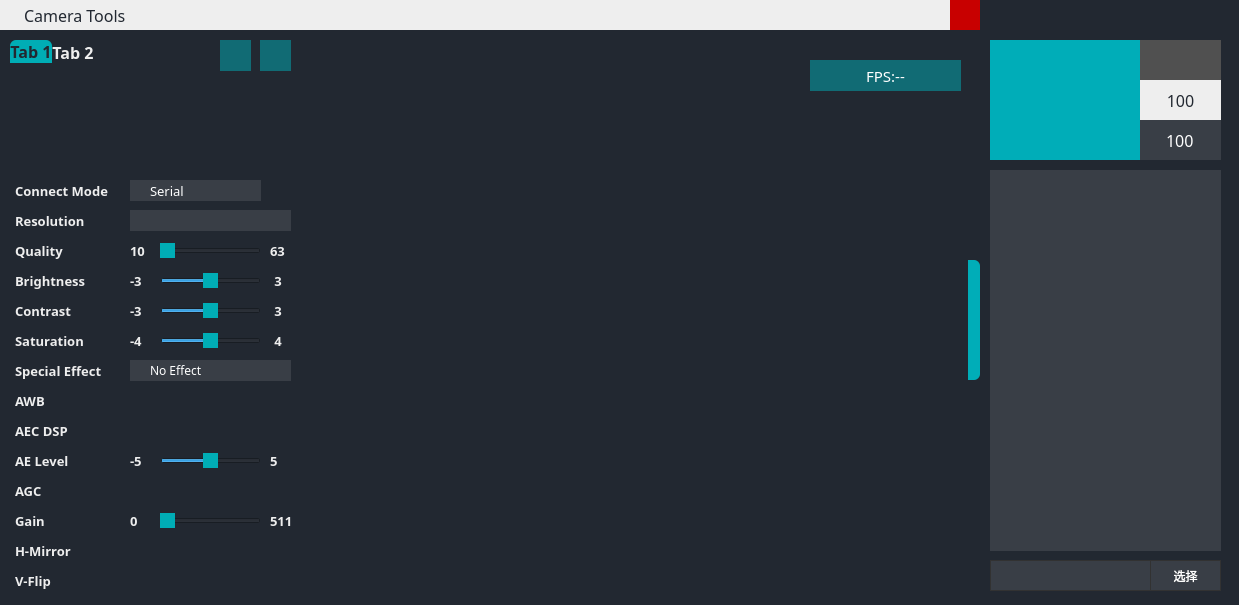
<?xml version="1.0" encoding="UTF-8"?>
<ui version="4.0">
 <class>MainWindow</class>
 <widget class="QMainWindow" name="MainWindow">
  <property name="geometry">
   <rect>
    <x>0</x>
    <y>0</y>
    <width>1239</width>
    <height>605</height>
   </rect>
  </property>
  <property name="windowTitle">
   <string>MainWindow</string>
  </property>
  <property name="styleSheet">
   <string notr="true">background-color: rgb(34, 40, 49)</string>
  </property>
  <widget class="QWidget" name="centralWidget">
   <widget class="QLabel" name="Lab_Image">
    <property name="geometry">
     <rect>
      <x>300</x>
      <y>40</y>
      <width>661</width>
      <height>550</height>
     </rect>
    </property>
    <property name="styleSheet">
     <string notr="true">background-color: transparent;
color:transparent;
border:transparent;</string>
    </property>
    <property name="text">
     <string/>
    </property>
   </widget>
   <widget class="QComboBox" name="cb_FrameSize">
    <property name="geometry">
     <rect>
      <x>130</x>
      <y>210</y>
      <width>161</width>
      <height>21</height>
     </rect>
    </property>
    <property name="font">
     <font>
      <family>Bahnschrift Light</family>
     </font>
    </property>
    <property name="styleSheet">
     <string notr="true">QComboBox
{
	border:transparent;   
	color: rgb(255, 255, 255);
    background-color:#393e46;
    padding: 5px 5px 5px 20px;

}
QComboBox QAbstractItemView{
    border:1px solid rgb(109,109,109);
    border:2px;
}
QComboBox::drop-down:disabled {
    width: 20px;
    border:transparent; 
	background-color:rgb(109, 109, 109) ;
}
QComboBox::drop-down {
    width: 0px;
    border:transparent; 
	background-color: #0065a3;

}
QComboBox::down-arrow {
    padding:10px;
	color: rgb(255, 255, 255);
}
QComboBox QAbstractItemView:item{
    border:transparent; 
	color: rgb(255, 255, 255);
	background-color:rgb(57, 57, 57);
	padding: 2px 2px 2px 18px;
	height:22px;
}
QListView::item {
    background: white;
	border:transparent;
}
 
QListView::item:hover {
    background: #BDD7FD;
}

QComboBox QScrollBar::vertical{ /*主体部分*/
    width:5px;
    background-color:rgb(57, 57, 57);
    border:none;
}
QComboBox QScrollBar::handle::vertical{ /*滑块主体*/
    border-radius:5px;
    width: 5px;
    background:rgb(0, 170, 255);
}
QComboBox QScrollBar::handle::vertical::hover{
    background:rgb(50,50,50);
}
QComboBox QScrollBar::add-line::vertical{/*上箭头*/
    border:none;
}
QComboBox QScrollBar::sub-line::vertical{/*下箭头*/
    border:none;
}</string>
    </property>
   </widget>
   <widget class="QSlider" name="hs_Quality">
    <property name="geometry">
     <rect>
      <x>160</x>
      <y>240</y>
      <width>101</width>
      <height>22</height>
     </rect>
    </property>
    <property name="styleSheet">
     <string notr="true">QSlider::handle:horizontal {                                                                                                              
background-color: #00ADB5;
} </string>
    </property>
    <property name="minimum">
     <number>10</number>
    </property>
    <property name="maximum">
     <number>63</number>
    </property>
    <property name="orientation">
     <enum>Qt::Horizontal</enum>
    </property>
   </widget>
   <widget class="QSlider" name="hs_Brightness">
    <property name="geometry">
     <rect>
      <x>160</x>
      <y>270</y>
      <width>101</width>
      <height>22</height>
     </rect>
    </property>
    <property name="styleSheet">
     <string notr="true">QSlider::handle:horizontal {                                                                                                              
background-color: #00ADB5;
} </string>
    </property>
    <property name="minimum">
     <number>-3</number>
    </property>
    <property name="maximum">
     <number>3</number>
    </property>
    <property name="singleStep">
     <number>1</number>
    </property>
    <property name="pageStep">
     <number>1</number>
    </property>
    <property name="orientation">
     <enum>Qt::Horizontal</enum>
    </property>
   </widget>
   <widget class="QSlider" name="hs_Contrast">
    <property name="geometry">
     <rect>
      <x>160</x>
      <y>300</y>
      <width>101</width>
      <height>22</height>
     </rect>
    </property>
    <property name="styleSheet">
     <string notr="true">QSlider::handle:horizontal {                                                                                                              
background-color: #00ADB5;
} </string>
    </property>
    <property name="minimum">
     <number>-3</number>
    </property>
    <property name="maximum">
     <number>3</number>
    </property>
    <property name="pageStep">
     <number>1</number>
    </property>
    <property name="orientation">
     <enum>Qt::Horizontal</enum>
    </property>
   </widget>
   <widget class="QTabWidget" name="tw_connect">
    <property name="geometry">
     <rect>
      <x>10</x>
      <y>40</y>
      <width>281</width>
      <height>131</height>
     </rect>
    </property>
    <property name="font">
     <font>
      <family>Blogger Sans Light</family>
      <pointsize>12</pointsize>
      <weight>75</weight>
      <bold>true</bold>
     </font>
    </property>
    <property name="styleSheet">
     <string notr="true">QTabWidget::pane {
background-color: green;
left:5px;
right:5px;
bottom:5px;
}

QTabWidget QTabBar::tab {
border-color: black;
border-width: 3px;
border-bottom:none;
border-top-left-radius: 6px;
border-top-right-radius: 6px;
background:transparent;
color:#EEEEEE;
min-width:25ex;
min-height:10ex;
}

QTabWidge QTabBar::tab:!selected:hover{
width:100px;
height:24px;
background:rgb(255, 255, 255, 100);
border-color: black;
}

QTabWidget QTabBar::tab:selected{
background:#00ADB5;
color:#222831;
}

QTabWidget QTabBar::tab:!selected{
background:none;
color:#EEEEEE;
border:none;
}
</string>
    </property>
    <property name="currentIndex">
     <number>0</number>
    </property>
    <widget class="QWidget" name="tab">
     <attribute name="title">
      <string>Tab 1</string>
     </attribute>
    </widget>
    <widget class="QWidget" name="tab_2">
     <attribute name="title">
      <string>Tab 2</string>
     </attribute>
    </widget>
   </widget>
   <widget class="clickBtn" name="bn_AWB">
    <property name="geometry">
     <rect>
      <x>130</x>
      <y>390</y>
      <width>121</width>
      <height>24</height>
     </rect>
    </property>
    <property name="styleSheet">
     <string notr="true">QPushButton {
image: url(:/icon/icon/switch-off.png);
color:transparent;
border:transparent;
}

QPushButton:checked{
image: url(:/icon/icon/switch-on.png);
}</string>
    </property>
    <property name="text">
     <string/>
    </property>
    <property name="checkable">
     <bool>true</bool>
    </property>
    <property name="checked">
     <bool>false</bool>
    </property>
   </widget>
   <widget class="QLabel" name="label_2">
    <property name="geometry">
     <rect>
      <x>15</x>
      <y>210</y>
      <width>71</width>
      <height>21</height>
     </rect>
    </property>
    <property name="font">
     <font>
      <family>Bahnschrift Light</family>
      <pointsize>10</pointsize>
      <weight>75</weight>
      <bold>true</bold>
     </font>
    </property>
    <property name="styleSheet">
     <string notr="true">color: rgb(238, 238, 238);</string>
    </property>
    <property name="text">
     <string>Resolution</string>
    </property>
   </widget>
   <widget class="QLabel" name="label_3">
    <property name="geometry">
     <rect>
      <x>15</x>
      <y>240</y>
      <width>71</width>
      <height>21</height>
     </rect>
    </property>
    <property name="font">
     <font>
      <family>Bahnschrift Light</family>
      <pointsize>10</pointsize>
      <weight>75</weight>
      <bold>true</bold>
     </font>
    </property>
    <property name="styleSheet">
     <string notr="true">color: rgb(238, 238, 238);</string>
    </property>
    <property name="text">
     <string>Quality</string>
    </property>
   </widget>
   <widget class="QLabel" name="label_4">
    <property name="geometry">
     <rect>
      <x>15</x>
      <y>270</y>
      <width>81</width>
      <height>21</height>
     </rect>
    </property>
    <property name="font">
     <font>
      <family>Bahnschrift Light</family>
      <pointsize>10</pointsize>
      <weight>75</weight>
      <bold>true</bold>
     </font>
    </property>
    <property name="styleSheet">
     <string notr="true">color: rgb(238, 238, 238);</string>
    </property>
    <property name="text">
     <string>Brightness</string>
    </property>
   </widget>
   <widget class="QLabel" name="label_5">
    <property name="geometry">
     <rect>
      <x>15</x>
      <y>300</y>
      <width>71</width>
      <height>21</height>
     </rect>
    </property>
    <property name="font">
     <font>
      <family>Bahnschrift Light</family>
      <pointsize>10</pointsize>
      <weight>75</weight>
      <bold>true</bold>
     </font>
    </property>
    <property name="styleSheet">
     <string notr="true">color: rgb(238, 238, 238);</string>
    </property>
    <property name="text">
     <string>Contrast</string>
    </property>
   </widget>
   <widget class="QLabel" name="label_6">
    <property name="geometry">
     <rect>
      <x>15</x>
      <y>330</y>
      <width>71</width>
      <height>21</height>
     </rect>
    </property>
    <property name="font">
     <font>
      <family>Bahnschrift Light</family>
      <pointsize>10</pointsize>
      <weight>75</weight>
      <bold>true</bold>
     </font>
    </property>
    <property name="styleSheet">
     <string notr="true">color: rgb(238, 238, 238);</string>
    </property>
    <property name="text">
     <string>Saturation</string>
    </property>
   </widget>
   <widget class="QSlider" name="hs_Saturation">
    <property name="geometry">
     <rect>
      <x>160</x>
      <y>330</y>
      <width>101</width>
      <height>22</height>
     </rect>
    </property>
    <property name="styleSheet">
     <string notr="true">QSlider::handle:horizontal {                                                                                                              
background-color: #00ADB5;
} </string>
    </property>
    <property name="minimum">
     <number>-4</number>
    </property>
    <property name="maximum">
     <number>4</number>
    </property>
    <property name="pageStep">
     <number>1</number>
    </property>
    <property name="orientation">
     <enum>Qt::Horizontal</enum>
    </property>
   </widget>
   <widget class="QLabel" name="label_7">
    <property name="geometry">
     <rect>
      <x>130</x>
      <y>240</y>
      <width>16</width>
      <height>21</height>
     </rect>
    </property>
    <property name="font">
     <font>
      <family>Bahnschrift Light</family>
      <pointsize>10</pointsize>
      <weight>75</weight>
      <bold>true</bold>
     </font>
    </property>
    <property name="styleSheet">
     <string notr="true">color: rgb(238, 238, 238);</string>
    </property>
    <property name="text">
     <string>10</string>
    </property>
   </widget>
   <widget class="QLabel" name="label_8">
    <property name="geometry">
     <rect>
      <x>130</x>
      <y>270</y>
      <width>16</width>
      <height>21</height>
     </rect>
    </property>
    <property name="font">
     <font>
      <family>Bahnschrift Light</family>
      <pointsize>10</pointsize>
      <weight>75</weight>
      <bold>true</bold>
     </font>
    </property>
    <property name="styleSheet">
     <string notr="true">color: rgb(238, 238, 238);</string>
    </property>
    <property name="text">
     <string>-3</string>
    </property>
   </widget>
   <widget class="QLabel" name="label_9">
    <property name="geometry">
     <rect>
      <x>130</x>
      <y>300</y>
      <width>16</width>
      <height>21</height>
     </rect>
    </property>
    <property name="font">
     <font>
      <family>Bahnschrift Light</family>
      <pointsize>10</pointsize>
      <weight>75</weight>
      <bold>true</bold>
     </font>
    </property>
    <property name="styleSheet">
     <string notr="true">color: rgb(238, 238, 238);</string>
    </property>
    <property name="text">
     <string>-3</string>
    </property>
   </widget>
   <widget class="QLabel" name="label_10">
    <property name="geometry">
     <rect>
      <x>130</x>
      <y>330</y>
      <width>16</width>
      <height>21</height>
     </rect>
    </property>
    <property name="font">
     <font>
      <family>Bahnschrift Light</family>
      <pointsize>10</pointsize>
      <weight>75</weight>
      <bold>true</bold>
     </font>
    </property>
    <property name="styleSheet">
     <string notr="true">color: rgb(238, 238, 238);</string>
    </property>
    <property name="text">
     <string>-4</string>
    </property>
   </widget>
   <widget class="QLabel" name="label_11">
    <property name="geometry">
     <rect>
      <x>270</x>
      <y>330</y>
      <width>16</width>
      <height>21</height>
     </rect>
    </property>
    <property name="font">
     <font>
      <family>Bahnschrift Light</family>
      <pointsize>10</pointsize>
      <weight>75</weight>
      <bold>true</bold>
     </font>
    </property>
    <property name="styleSheet">
     <string notr="true">color: rgb(238, 238, 238);</string>
    </property>
    <property name="text">
     <string>4</string>
    </property>
    <property name="alignment">
     <set>Qt::AlignCenter</set>
    </property>
   </widget>
   <widget class="QLabel" name="label_12">
    <property name="geometry">
     <rect>
      <x>270</x>
      <y>270</y>
      <width>16</width>
      <height>21</height>
     </rect>
    </property>
    <property name="font">
     <font>
      <family>Bahnschrift Light</family>
      <pointsize>10</pointsize>
      <weight>75</weight>
      <bold>true</bold>
     </font>
    </property>
    <property name="styleSheet">
     <string notr="true">color: rgb(238, 238, 238);</string>
    </property>
    <property name="text">
     <string>3</string>
    </property>
    <property name="alignment">
     <set>Qt::AlignCenter</set>
    </property>
   </widget>
   <widget class="QLabel" name="label_13">
    <property name="geometry">
     <rect>
      <x>270</x>
      <y>300</y>
      <width>16</width>
      <height>21</height>
     </rect>
    </property>
    <property name="font">
     <font>
      <family>Bahnschrift Light</family>
      <pointsize>10</pointsize>
      <weight>75</weight>
      <bold>true</bold>
     </font>
    </property>
    <property name="styleSheet">
     <string notr="true">color: rgb(238, 238, 238);</string>
    </property>
    <property name="text">
     <string>3</string>
    </property>
    <property name="alignment">
     <set>Qt::AlignCenter</set>
    </property>
   </widget>
   <widget class="QLabel" name="label_14">
    <property name="geometry">
     <rect>
      <x>270</x>
      <y>240</y>
      <width>16</width>
      <height>21</height>
     </rect>
    </property>
    <property name="font">
     <font>
      <family>Bahnschrift Light</family>
      <pointsize>10</pointsize>
      <weight>75</weight>
      <bold>true</bold>
     </font>
    </property>
    <property name="styleSheet">
     <string notr="true">color: rgb(238, 238, 238);</string>
    </property>
    <property name="text">
     <string>63</string>
    </property>
   </widget>
   <widget class="QComboBox" name="comboBox_2">
    <property name="geometry">
     <rect>
      <x>130</x>
      <y>360</y>
      <width>161</width>
      <height>21</height>
     </rect>
    </property>
    <property name="font">
     <font>
      <family>Bahnschrift Light</family>
     </font>
    </property>
    <property name="styleSheet">
     <string notr="true">QComboBox
{
	border:transparent;   
	color: rgb(255, 255, 255);
    background-color:#393e46;
    padding: 5px 5px 5px 20px;

}
QComboBox QAbstractItemView{
    border:1px solid rgb(109,109,109);
    border:2px;
}
QComboBox::drop-down:disabled {
    width: 20px;
    border:transparent; 
	background-color:rgb(109, 109, 109) ;
}
QComboBox::drop-down {
    width: 0px;
    border:transparent; 
	background-color: #0065a3;

}
QComboBox::down-arrow {
    padding:10px;
	color: rgb(255, 255, 255);
}
QComboBox QAbstractItemView:item{
    border:transparent; 
	color: rgb(255, 255, 255);
	background-color:rgb(57, 57, 57);
	padding: 2px 2px 2px 18px;
	height:22px;
}
QListView::item {
    background: white;
	border:transparent;
}
 
QListView::item:hover {
    background: #BDD7FD;
}

QComboBox QScrollBar::vertical{ /*主体部分*/
    width:5px;
    background-color:rgb(57, 57, 57);
    border:none;
}
QComboBox QScrollBar::handle::vertical{ /*滑块主体*/
    border-radius:5px;
    width: 5px;
    background:rgb(0, 170, 255);
}
QComboBox QScrollBar::handle::vertical::hover{
    background:rgb(50,50,50);
}
QComboBox QScrollBar::add-line::vertical{/*上箭头*/
    border:none;
}
QComboBox QScrollBar::sub-line::vertical{/*下箭头*/
    border:none;
}</string>
    </property>
    <item>
     <property name="text">
      <string>No Effect</string>
     </property>
    </item>
   </widget>
   <widget class="QLabel" name="label_15">
    <property name="geometry">
     <rect>
      <x>15</x>
      <y>360</y>
      <width>101</width>
      <height>21</height>
     </rect>
    </property>
    <property name="font">
     <font>
      <family>Bahnschrift Light</family>
      <pointsize>10</pointsize>
      <weight>75</weight>
      <bold>true</bold>
     </font>
    </property>
    <property name="styleSheet">
     <string notr="true">color: rgb(238, 238, 238);</string>
    </property>
    <property name="text">
     <string>Special Effect</string>
    </property>
   </widget>
   <widget class="QLabel" name="label_16">
    <property name="geometry">
     <rect>
      <x>15</x>
      <y>390</y>
      <width>101</width>
      <height>21</height>
     </rect>
    </property>
    <property name="font">
     <font>
      <family>Bahnschrift Light</family>
      <pointsize>10</pointsize>
      <weight>75</weight>
      <bold>true</bold>
     </font>
    </property>
    <property name="styleSheet">
     <string notr="true">color: rgb(238, 238, 238);</string>
    </property>
    <property name="text">
     <string>AWB</string>
    </property>
   </widget>
   <widget class="QLabel" name="label_17">
    <property name="geometry">
     <rect>
      <x>15</x>
      <y>420</y>
      <width>101</width>
      <height>21</height>
     </rect>
    </property>
    <property name="font">
     <font>
      <family>Bahnschrift Light</family>
      <pointsize>10</pointsize>
      <weight>75</weight>
      <bold>true</bold>
     </font>
    </property>
    <property name="styleSheet">
     <string notr="true">color: rgb(238, 238, 238);</string>
    </property>
    <property name="text">
     <string>AEC DSP</string>
    </property>
   </widget>
   <widget class="QLabel" name="label_18">
    <property name="geometry">
     <rect>
      <x>15</x>
      <y>450</y>
      <width>101</width>
      <height>21</height>
     </rect>
    </property>
    <property name="font">
     <font>
      <family>Bahnschrift Light</family>
      <pointsize>10</pointsize>
      <weight>75</weight>
      <bold>true</bold>
     </font>
    </property>
    <property name="styleSheet">
     <string notr="true">color: rgb(238, 238, 238);</string>
    </property>
    <property name="text">
     <string>AE Level</string>
    </property>
   </widget>
   <widget class="QLabel" name="label_19">
    <property name="geometry">
     <rect>
      <x>15</x>
      <y>480</y>
      <width>101</width>
      <height>21</height>
     </rect>
    </property>
    <property name="font">
     <font>
      <family>Bahnschrift Light</family>
      <pointsize>10</pointsize>
      <weight>75</weight>
      <bold>true</bold>
     </font>
    </property>
    <property name="styleSheet">
     <string notr="true">color: rgb(238, 238, 238);</string>
    </property>
    <property name="text">
     <string>AGC</string>
    </property>
   </widget>
   <widget class="QLabel" name="label_20">
    <property name="geometry">
     <rect>
      <x>15</x>
      <y>540</y>
      <width>101</width>
      <height>21</height>
     </rect>
    </property>
    <property name="font">
     <font>
      <family>Bahnschrift Light</family>
      <pointsize>10</pointsize>
      <weight>75</weight>
      <bold>true</bold>
     </font>
    </property>
    <property name="styleSheet">
     <string notr="true">color: rgb(238, 238, 238);</string>
    </property>
    <property name="text">
     <string>H-Mirror</string>
    </property>
   </widget>
   <widget class="QLabel" name="label_21">
    <property name="geometry">
     <rect>
      <x>15</x>
      <y>570</y>
      <width>101</width>
      <height>21</height>
     </rect>
    </property>
    <property name="font">
     <font>
      <family>Bahnschrift Light</family>
      <pointsize>10</pointsize>
      <weight>75</weight>
      <bold>true</bold>
     </font>
    </property>
    <property name="styleSheet">
     <string notr="true">color: rgb(238, 238, 238);</string>
    </property>
    <property name="text">
     <string>V-Flip</string>
    </property>
   </widget>
   <widget class="QLabel" name="label_22">
    <property name="geometry">
     <rect>
      <x>270</x>
      <y>450</y>
      <width>16</width>
      <height>21</height>
     </rect>
    </property>
    <property name="font">
     <font>
      <family>Bahnschrift Light</family>
      <pointsize>10</pointsize>
      <weight>75</weight>
      <bold>true</bold>
     </font>
    </property>
    <property name="styleSheet">
     <string notr="true">color: rgb(238, 238, 238);</string>
    </property>
    <property name="text">
     <string>5</string>
    </property>
   </widget>
   <widget class="QSlider" name="hs_AELevel">
    <property name="geometry">
     <rect>
      <x>160</x>
      <y>450</y>
      <width>101</width>
      <height>22</height>
     </rect>
    </property>
    <property name="styleSheet">
     <string notr="true">QSlider::handle:horizontal {                                                                                                              
background-color: #00ADB5;
} </string>
    </property>
    <property name="minimum">
     <number>-5</number>
    </property>
    <property name="maximum">
     <number>5</number>
    </property>
    <property name="pageStep">
     <number>1</number>
    </property>
    <property name="tracking">
     <bool>true</bool>
    </property>
    <property name="orientation">
     <enum>Qt::Horizontal</enum>
    </property>
   </widget>
   <widget class="QLabel" name="label_23">
    <property name="geometry">
     <rect>
      <x>130</x>
      <y>450</y>
      <width>16</width>
      <height>21</height>
     </rect>
    </property>
    <property name="font">
     <font>
      <family>Bahnschrift Light</family>
      <pointsize>10</pointsize>
      <weight>75</weight>
      <bold>true</bold>
     </font>
    </property>
    <property name="styleSheet">
     <string notr="true">color: rgb(238, 238, 238);</string>
    </property>
    <property name="text">
     <string>-5</string>
    </property>
   </widget>
   <widget class="QLabel" name="label_24">
    <property name="geometry">
     <rect>
      <x>15</x>
      <y>510</y>
      <width>101</width>
      <height>21</height>
     </rect>
    </property>
    <property name="font">
     <font>
      <family>Bahnschrift Light</family>
      <pointsize>10</pointsize>
      <weight>75</weight>
      <bold>true</bold>
     </font>
    </property>
    <property name="styleSheet">
     <string notr="true">color: rgb(238, 238, 238);</string>
    </property>
    <property name="text">
     <string>Gain</string>
    </property>
   </widget>
   <widget class="QLabel" name="label_25">
    <property name="geometry">
     <rect>
      <x>130</x>
      <y>510</y>
      <width>16</width>
      <height>21</height>
     </rect>
    </property>
    <property name="font">
     <font>
      <family>Bahnschrift Light</family>
      <pointsize>10</pointsize>
      <weight>75</weight>
      <bold>true</bold>
     </font>
    </property>
    <property name="styleSheet">
     <string notr="true">color: rgb(238, 238, 238);</string>
    </property>
    <property name="text">
     <string>0</string>
    </property>
   </widget>
   <widget class="QLabel" name="label_26">
    <property name="geometry">
     <rect>
      <x>270</x>
      <y>510</y>
      <width>31</width>
      <height>21</height>
     </rect>
    </property>
    <property name="font">
     <font>
      <family>Bahnschrift Light</family>
      <pointsize>10</pointsize>
      <weight>75</weight>
      <bold>true</bold>
     </font>
    </property>
    <property name="styleSheet">
     <string notr="true">color: rgb(238, 238, 238);</string>
    </property>
    <property name="text">
     <string>511</string>
    </property>
   </widget>
   <widget class="QSlider" name="hs_Gain">
    <property name="geometry">
     <rect>
      <x>160</x>
      <y>510</y>
      <width>101</width>
      <height>22</height>
     </rect>
    </property>
    <property name="styleSheet">
     <string notr="true">QSlider::handle:horizontal {                                                                                                              
background-color: #00ADB5;
} </string>
    </property>
    <property name="minimum">
     <number>0</number>
    </property>
    <property name="maximum">
     <number>511</number>
    </property>
    <property name="pageStep">
     <number>20</number>
    </property>
    <property name="orientation">
     <enum>Qt::Horizontal</enum>
    </property>
   </widget>
   <widget class="QLabel" name="lab_title">
    <property name="geometry">
     <rect>
      <x>0</x>
      <y>0</y>
      <width>950</width>
      <height>30</height>
     </rect>
    </property>
    <property name="font">
     <font>
      <family>Bahnschrift</family>
      <pointsize>12</pointsize>
      <weight>50</weight>
      <bold>false</bold>
     </font>
    </property>
    <property name="styleSheet">
     <string notr="true">padding:0px 0px 0px 20px;
color:#222831;
background-color: #EEEEEE;</string>
    </property>
    <property name="text">
     <string>Camera Tools</string>
    </property>
   </widget>
   <widget class="QLabel" name="lab_fps">
    <property name="geometry">
     <rect>
      <x>810</x>
      <y>60</y>
      <width>151</width>
      <height>31</height>
     </rect>
    </property>
    <property name="font">
     <font>
      <family>Bahnschrift Light</family>
      <pointsize>11</pointsize>
      <weight>50</weight>
      <bold>false</bold>
     </font>
    </property>
    <property name="styleSheet">
     <string notr="true">background-color:rgba(0, 173, 184, 128);
color: rgb(255, 255, 255);</string>
    </property>
    <property name="text">
     <string>FPS:--</string>
    </property>
    <property name="alignment">
     <set>Qt::AlignCenter</set>
    </property>
   </widget>
   <widget class="QListWidget" name="listWidget">
    <property name="geometry">
     <rect>
      <x>990</x>
      <y>170</y>
      <width>231</width>
      <height>381</height>
     </rect>
    </property>
    <property name="font">
     <font>
      <pointsize>7</pointsize>
     </font>
    </property>
    <property name="focusPolicy">
     <enum>Qt::NoFocus</enum>
    </property>
    <property name="styleSheet">
     <string notr="true">QListWidget
{
	border:transparent;
	background-color:#393e46;
	color: rgb(180, 180, 180);
}
/**列表项*/
QListWidget::item
{
    color:rgb(200,200,200);
    border:0px solid gray;
}
/**列表项扫过*/
QListWidget::item:hover
{
    color:rgb(210,210,210);
	background-color: rgb(50, 50, 50);
}
/**列表项选中*/
QListWidget::item::selected:active
{ 
    color:rgb(255,200,0);
	background-color: rgb(50, 50, 50);
}
QListWidget::item:selected
{
    color:rgb(255,200,0);
	background-color: rgb(50, 50, 50);
}
</string>
    </property>
    <property name="verticalScrollBarPolicy">
     <enum>Qt::ScrollBarAlwaysOff</enum>
    </property>
    <property name="horizontalScrollBarPolicy">
     <enum>Qt::ScrollBarAlwaysOff</enum>
    </property>
    <property name="showDropIndicator" stdset="0">
     <bool>false</bool>
    </property>
    <property name="dragDropMode">
     <enum>QAbstractItemView::DragDrop</enum>
    </property>
    <property name="selectionMode">
     <enum>QAbstractItemView::ExtendedSelection</enum>
    </property>
    <property name="viewMode">
     <enum>QListView::IconMode</enum>
    </property>
    <property name="modelColumn">
     <number>0</number>
    </property>
    <property name="currentRow">
     <number>-1</number>
    </property>
    <property name="sortingEnabled">
     <bool>false</bool>
    </property>
   </widget>
   <widget class="QPushButton" name="bn_photo">
    <property name="enabled">
     <bool>true</bool>
    </property>
    <property name="geometry">
     <rect>
      <x>990</x>
      <y>40</y>
      <width>151</width>
      <height>120</height>
     </rect>
    </property>
    <property name="styleSheet">
     <string notr="true">QPushButton {
	background-color: rgb(0, 173, 184);
	image: url(:/icon/icon/photo_w.png);
	color:transparent;
	border:transparent;
	padding:20px;
}

QPushButton:hover{
	
	background-color: rgb(0, 205, 212);
}
QPushButton:pressed{

}

QPushButton:!enabled{
	background-color: rgb(100, 100, 100)
}</string>
    </property>
    <property name="text">
     <string/>
    </property>
    <property name="checkable">
     <bool>true</bool>
    </property>
    <property name="checked">
     <bool>true</bool>
    </property>
   </widget>
   <widget class="QLineEdit" name="le_SavePath">
    <property name="geometry">
     <rect>
      <x>990</x>
      <y>560</y>
      <width>161</width>
      <height>31</height>
     </rect>
    </property>
    <property name="styleSheet">
     <string notr="true">QLineEdit
{
	color: rgb(255, 255, 255);
	background-color:#393e46;
	border:1px solid rgb(50,50,50);
	padding-left:10px;
}
QLineEdit:hover
{
	border:1px solid rgb(255,200,0);
}

QLineEdit:selected:active
{
border:1px solid rgb(255,200,0);
}

QLineEdit:!enabled{
	color: rgb(100, 100, 100)
}

</string>
    </property>
    <property name="readOnly">
     <bool>true</bool>
    </property>
   </widget>
   <widget class="QPushButton" name="bn_savePath">
    <property name="enabled">
     <bool>true</bool>
    </property>
    <property name="geometry">
     <rect>
      <x>1150</x>
      <y>560</y>
      <width>71</width>
      <height>31</height>
     </rect>
    </property>
    <property name="styleSheet">
     <string notr="true">QPushButton{
	color: rgb(255, 255, 255);
	background-color: #393e46;
	border:1px solid rgb(50,50,50);
}
QPushButton:hover{

	border:1px solid rgb(255,200,0);
	color: rgb(255, 255, 255);
}
QPushButton:pressed{
	background-color: rgb(255, 200, 0);
	color: rgb(30, 30, 30);
}

QPushButton:!enabled{
	color: rgb(100, 100, 100)
}</string>
    </property>
    <property name="text">
     <string>选择</string>
    </property>
   </widget>
   <widget class="QLineEdit" name="le_timer">
    <property name="geometry">
     <rect>
      <x>1140</x>
      <y>120</y>
      <width>81</width>
      <height>40</height>
     </rect>
    </property>
    <property name="font">
     <font>
      <family>Bahnschrift Light</family>
      <pointsize>12</pointsize>
     </font>
    </property>
    <property name="styleSheet">
     <string notr="true">QLineEdit
{
	color: rgb(255, 255, 255);
	background-color: #393e46;
	border:0px solid rgb(50,50,50);
}
QLineEdit:hover
{
	border:1px solid  rgb(0, 173, 184);
}

QLineEdit:selected:active
{
border:1px solid  rgb(0, 173, 184);
}

QLineEdit:!enabled{
	color: rgb(100, 100, 100)
}

</string>
    </property>
    <property name="text">
     <string>100</string>
    </property>
    <property name="alignment">
     <set>Qt::AlignCenter</set>
    </property>
   </widget>
   <widget class="QPushButton" name="bn_timer">
    <property name="geometry">
     <rect>
      <x>1140</x>
      <y>40</y>
      <width>81</width>
      <height>40</height>
     </rect>
    </property>
    <property name="styleSheet">
     <string notr="true">QPushButton{
	background-color: rgb(80, 80, 80);
	image: url(:/icon/icon/timer_icon.png);
	color:transparent;
	border:transparent;
	padding:5px;
}

QPushButton:hover:checked{
	background-color: rgb(0, 205, 212);
}

QPushButton:hover:!checked{
	background-color: rgb(100, 100, 100);
}

QPushButton:checked{
	background-color: rgb(0, 173, 184);
}


QPushButton:pressed{

}
QPushButton:!enabled{
	background-color: rgb(100, 100, 100)
}



</string>
    </property>
    <property name="text">
     <string/>
    </property>
    <property name="checkable">
     <bool>true</bool>
    </property>
    <property name="checked">
     <bool>false</bool>
    </property>
   </widget>
   <widget class="QLabel" name="lb_timer">
    <property name="geometry">
     <rect>
      <x>1140</x>
      <y>80</y>
      <width>81</width>
      <height>40</height>
     </rect>
    </property>
    <property name="font">
     <font>
      <family>Bahnschrift Light</family>
      <pointsize>12</pointsize>
     </font>
    </property>
    <property name="styleSheet">
     <string notr="true">
color:#222831;
background-color: #EEEEEE;</string>
    </property>
    <property name="text">
     <string>100</string>
    </property>
    <property name="alignment">
     <set>Qt::AlignCenter</set>
    </property>
   </widget>
   <widget class="clickBtn" name="bn_AECDsp">
    <property name="geometry">
     <rect>
      <x>130</x>
      <y>420</y>
      <width>121</width>
      <height>24</height>
     </rect>
    </property>
    <property name="styleSheet">
     <string notr="true">QPushButton {
image: url(:/icon/icon/switch-off.png);
color:transparent;
border:transparent;
}

QPushButton:checked{
image: url(:/icon/icon/switch-on.png);
}</string>
    </property>
    <property name="text">
     <string/>
    </property>
    <property name="checkable">
     <bool>true</bool>
    </property>
    <property name="checked">
     <bool>false</bool>
    </property>
   </widget>
   <widget class="clickBtn" name="bn_AGC">
    <property name="geometry">
     <rect>
      <x>130</x>
      <y>480</y>
      <width>121</width>
      <height>24</height>
     </rect>
    </property>
    <property name="styleSheet">
     <string notr="true">QPushButton {
image: url(:/icon/icon/switch-off.png);
color:transparent;
border:transparent;
}

QPushButton:checked{
image: url(:/icon/icon/switch-on.png);
}</string>
    </property>
    <property name="text">
     <string/>
    </property>
    <property name="checkable">
     <bool>true</bool>
    </property>
    <property name="checked">
     <bool>false</bool>
    </property>
   </widget>
   <widget class="clickBtn" name="bn_HMirror">
    <property name="geometry">
     <rect>
      <x>130</x>
      <y>540</y>
      <width>121</width>
      <height>24</height>
     </rect>
    </property>
    <property name="styleSheet">
     <string notr="true">QPushButton {
image: url(:/icon/icon/switch-off.png);
color:transparent;
border:transparent;
}

QPushButton:checked{
image: url(:/icon/icon/switch-on.png);
}</string>
    </property>
    <property name="text">
     <string/>
    </property>
    <property name="checkable">
     <bool>true</bool>
    </property>
    <property name="checked">
     <bool>false</bool>
    </property>
   </widget>
   <widget class="clickBtn" name="bn_VFlip">
    <property name="geometry">
     <rect>
      <x>130</x>
      <y>570</y>
      <width>121</width>
      <height>24</height>
     </rect>
    </property>
    <property name="styleSheet">
     <string notr="true">QPushButton {
image: url(:/icon/icon/switch-off.png);
color:transparent;
border:transparent;
}

QPushButton:checked{
image: url(:/icon/icon/switch-on.png);
}</string>
    </property>
    <property name="text">
     <string/>
    </property>
    <property name="checkable">
     <bool>true</bool>
    </property>
    <property name="checked">
     <bool>false</bool>
    </property>
   </widget>
   <widget class="QComboBox" name="cb_connectMode">
    <property name="geometry">
     <rect>
      <x>130</x>
      <y>180</y>
      <width>131</width>
      <height>21</height>
     </rect>
    </property>
    <property name="font">
     <font>
      <family>Bahnschrift Light</family>
      <pointsize>10</pointsize>
     </font>
    </property>
    <property name="styleSheet">
     <string notr="true">QComboBox
{
	border:transparent;   
	color: rgb(255, 255, 255);
    background-color:#393e46;
    padding: 2px 5px 2px 20px;

}
QComboBox QAbstractItemView{
    border:1px solid rgb(109,109,109);
    border:2px;
}
QComboBox::drop-down:disabled {
    width: 20px;
    border:transparent; 
	background-color:rgb(109, 109, 109) ;
}
QComboBox::drop-down {
    width: 0px;
    border:transparent; 
	background-color: #0065a3;

}
QComboBox::down-arrow {
    padding:10px;
	color: rgb(255, 255, 255);
}
QComboBox QAbstractItemView:item{
    border:transparent; 
	color: rgb(255, 255, 255);
	background-color:rgb(57, 57, 57);
	padding: 2px 2px 2px 18px;
	height:22px;
}
QListView::item {
    background: white;
	border:transparent;
}
 
QListView::item:hover {
    background: #BDD7FD;
}

QComboBox QScrollBar::vertical{ /*主体部分*/
    width:5px;
    background-color:rgb(57, 57, 57);
    border:none;
}
QComboBox QScrollBar::handle::vertical{ /*滑块主体*/
    border-radius:5px;
    width: 5px;
    background:rgb(0, 170, 255);
}
QComboBox QScrollBar::handle::vertical::hover{
    background:rgb(50,50,50);
}
QComboBox QScrollBar::add-line::vertical{/*上箭头*/
    border:none;
}
QComboBox QScrollBar::sub-line::vertical{/*下箭头*/
    border:none;
}</string>
    </property>
    <item>
     <property name="text">
      <string>Serial</string>
     </property>
     <property name="icon">
      <iconset resource="icon.qrc">
       <normaloff>:/icon/icon/USB.png</normaloff>:/icon/icon/USB.png</iconset>
     </property>
    </item>
    <item>
     <property name="text">
      <string>Wifi</string>
     </property>
     <property name="icon">
      <iconset resource="icon.qrc">
       <normaloff>:/icon/icon/wifi.png</normaloff>:/icon/icon/wifi.png</iconset>
     </property>
    </item>
   </widget>
   <widget class="QPushButton" name="bn_photo_3">
    <property name="enabled">
     <bool>true</bool>
    </property>
    <property name="geometry">
     <rect>
      <x>270</x>
      <y>180</y>
      <width>21</width>
      <height>21</height>
     </rect>
    </property>
    <property name="styleSheet">
     <string notr="true">QPushButton {
	background-color: rgb(0, 173, 184, 0);
	image: url(:/icon/icon/save.png);
	color:transparent;
	border:transparent;
	padding:2px;
}

QPushButton:hover{
	
	background-color: rgb(86, 86, 86);
}
QPushButton:pressed{

}

QPushButton:!enabled{
	background-color: rgb(100, 100, 100)
}</string>
    </property>
    <property name="text">
     <string/>
    </property>
    <property name="checkable">
     <bool>true</bool>
    </property>
    <property name="checked">
     <bool>true</bool>
    </property>
   </widget>
   <widget class="QLabel" name="label_27">
    <property name="geometry">
     <rect>
      <x>15</x>
      <y>180</y>
      <width>101</width>
      <height>21</height>
     </rect>
    </property>
    <property name="font">
     <font>
      <family>Bahnschrift Light</family>
      <pointsize>10</pointsize>
      <weight>75</weight>
      <bold>true</bold>
     </font>
    </property>
    <property name="styleSheet">
     <string notr="true">color: rgb(238, 238, 238);</string>
    </property>
    <property name="text">
     <string>Connect Mode</string>
    </property>
   </widget>
   <widget class="QPushButton" name="bn_openOther">
    <property name="enabled">
     <bool>true</bool>
    </property>
    <property name="geometry">
     <rect>
      <x>968</x>
      <y>260</y>
      <width>12</width>
      <height>120</height>
     </rect>
    </property>
    <property name="styleSheet">
     <string notr="true">QPushButton{
	background-color: rgb(0, 173, 184);
	color:transparent;
	border:transparent;
	padding:20px;

	border-top-left-radius: 0px;
	border-bottom-left-radius: 0px;
	border-top-right-radius: 6px;
	border-bottom-right-radius: 6px;
}
QPushButton[isopen=&quot;true&quot;] {
	border-top-left-radius: 6px;
	border-bottom-left-radius: 6px;
	border-top-right-radius: 0px;
	border-bottom-right-radius: 0px;
}

QPushButton:hover{
	
	background-color: rgb(0, 205, 212);
}
QPushButton:pressed{

}

QPushButton:!enabled{
	background-color: rgb(100, 100, 100)
}</string>
    </property>
    <property name="text">
     <string/>
    </property>
    <property name="checkable">
     <bool>true</bool>
    </property>
    <property name="checked">
     <bool>true</bool>
    </property>
   </widget>
   <widget class="QLabel" name="lab_connectMode">
    <property name="enabled">
     <bool>true</bool>
    </property>
    <property name="geometry">
     <rect>
      <x>260</x>
      <y>40</y>
      <width>31</width>
      <height>31</height>
     </rect>
    </property>
    <property name="font">
     <font>
      <family>Bahnschrift Light</family>
      <pointsize>11</pointsize>
      <weight>50</weight>
      <bold>false</bold>
     </font>
    </property>
    <property name="styleSheet">
     <string notr="true">QLabel{
	background-color:rgba(0, 173, 184, 128);	
	color: rgb(255, 255, 255);
	padding:5px;
	image: url(:/icon/icon/disconnect.png);
}

QLabel[mode=&quot;0&quot;]{
	image: url(:/icon/icon/disconnect.png);
}

QLabel[mode=&quot;1&quot;]{
	image: url(:/icon/icon/USB.png);
}

QLabel[mode=&quot;2&quot;]{
	image: url(:/icon/icon/wifi.png);
}
QLabel[mode=&quot;3&quot;]{
	image: url(:/icon/icon/timer_icon.png);
}</string>
    </property>
    <property name="text">
     <string/>
    </property>
    <property name="alignment">
     <set>Qt::AlignCenter</set>
    </property>
   </widget>
   <widget class="QLabel" name="lab_connectMode_2">
    <property name="enabled">
     <bool>true</bool>
    </property>
    <property name="geometry">
     <rect>
      <x>220</x>
      <y>40</y>
      <width>31</width>
      <height>31</height>
     </rect>
    </property>
    <property name="font">
     <font>
      <family>Bahnschrift Light</family>
      <pointsize>11</pointsize>
      <weight>50</weight>
      <bold>false</bold>
     </font>
    </property>
    <property name="styleSheet">
     <string notr="true">QLabel{
	background-color:rgba(0, 173, 184, 128);	
	color: rgb(255, 255, 255);
	padding:5px;
	image: url(:/icon/icon/disconnect.png);
}

QLabel[mode=&quot;0&quot;]{
	image: url(:/icon/icon/disconnect.png);
}

QLabel[mode=&quot;1&quot;]{
	image: url(:/icon/icon/USB.png);
}

QLabel[mode=&quot;2&quot;]{
	image: url(:/icon/icon/wifi.png);
}
QLabel[mode=&quot;3&quot;]{
	image: url(:/icon/icon/timer_icon.png);
}</string>
    </property>
    <property name="text">
     <string/>
    </property>
    <property name="alignment">
     <set>Qt::AlignCenter</set>
    </property>
   </widget>
   <widget class="QPushButton" name="Bn_Exit">
    <property name="geometry">
     <rect>
      <x>950</x>
      <y>0</y>
      <width>30</width>
      <height>30</height>
     </rect>
    </property>
    <property name="styleSheet">
     <string notr="true">QPushButton{
	image: url(:/icon/icon/no.png);
	color: rgb(255, 255, 255);
	background-color: rgb(200, 0, 0);
	border:transparent;
	padding:8px;
}
QPushButton:hover{
	
	background-color: rgb(255, 200, 0);
	color: rgb(255, 255, 255);
}
QPushButton:pressed{
	background-color: rgb(255, 200, 0);
}</string>
    </property>
    <property name="text">
     <string/>
    </property>
   </widget>
  </widget>
 </widget>
 <layoutdefault spacing="6" margin="11"/>
 <customwidgets>
  <customwidget>
   <class>clickBtn</class>
   <extends>QPushButton</extends>
   <header>clickbtn.h</header>
  </customwidget>
 </customwidgets>
 <resources>
  <include location="icon.qrc"/>
 </resources>
 <connections/>
</ui>
